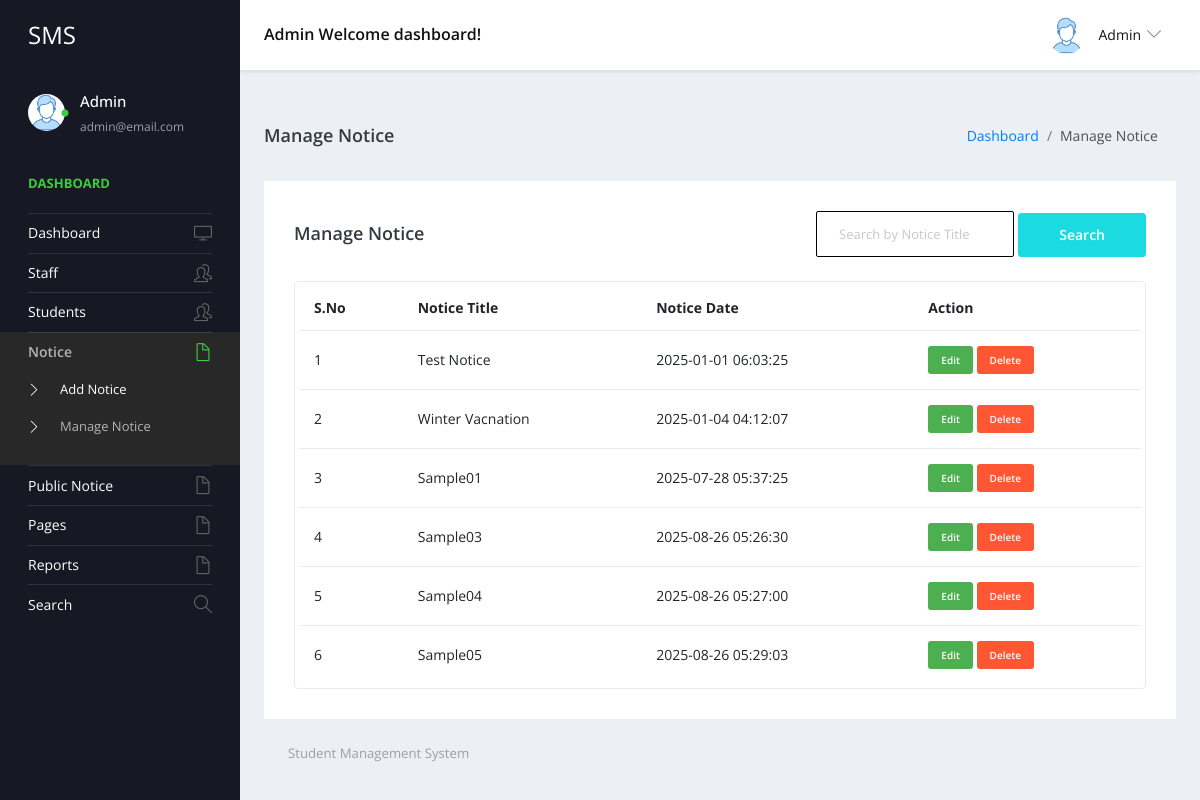
The app's page /admin/manage-notice.php (signed in) with its own data.
### tables this page shows
CREATE TABLE `tblnotice` (
  `ID` int(5) NOT NULL,
  `NoticeTitle` mediumtext DEFAULT NULL,
  `ClassId` int(10) DEFAULT NULL,
  `NoticeMsg` mediumtext DEFAULT NULL,
  `CreationDate` timestamp NULL DEFAULT current_timestamp()
);

### admin/manage-notice.php (the view, shortened to what this page needs)
<?php
include('includes/dbconnection.php');
if (strlen($_SESSION['sturecmsaid'] == 0)) {
  header('location:logout.php');
} else {
  $searchdata = '';
?>
<!DOCTYPE html>
<html lang="en">
<head>
  <link rel="stylesheet" href="vendors/simple-line-icons/css/simple-line-icons.css">
  <link rel="stylesheet" href="vendors/flag-icon-css/css/flag-icon.min.css">
  <link rel="stylesheet" href="vendors/css/vendor.bundle.base.css">
  <link rel="stylesheet" href="./css/style.css">
</head>
<body>
  <div class="container-scroller">
    <?php include_once('includes/header.php'); ?>
    <div class="container-fluid page-body-wrapper">
      <?php include_once('includes/sidebar.php'); ?>
      <div class="main-panel">
        <div class="content-wrapper">
          <div class="page-header">
            <h3 class="page-title">Manage Notice</h3>
            <nav aria-label="breadcrumb">
              <ol class="breadcrumb">
                <li class="breadcrumb-item"><a href="dashboard.php">Dashboard</a></li>
                <li class="breadcrumb-item active" aria-current="page">Manage Notice</li>
              </ol>
            </nav>
          </div>
          <div class="row">
            <div class="col-md-12 grid-margin stretch-card">
              <div class="card">
                <div class="card-body">
                  <div class="d-sm-flex align-items-center mb-4">
                    <h4 class="card-title mb-sm-0">Manage Notice</h4>
                    <form method="post" class="ml-auto">
                      <input type="text" name="searchdata" class="form-control" placeholder="Search by Notice Title" value="<?php echo htmlentities($searchdata); ?>" style="display: inline-block; width: auto;">
                      <button type="submit" name="search" class="btn btn-primary">Search</button>
                    </form>
                  </div>
                  <div class="table-responsive border rounded p-1">
                    <table class="table">
                      <thead>
                        <tr>
                          <th class="font-weight-bold">S.No</th>
                          <th class="font-weight-bold">Notice Title</th>
                          <th class="font-weight-bold">Notice Date</th>
                          <th class="font-weight-bold">Action</th>
                        </tr>
                      </thead>
                      <tbody>
                        <?php
                        $sql = "SELECT NoticeTitle, CreationDate, ID as nid FROM tblnotice";
                        if (!empty($searchdata)) {
                          $sql .= " WHERE NoticeTitle LIKE :searchdata";
                        } else {
                          $sql .= " LIMIT 15";
                        }
                        $query = $dbh->prepare($sql);
                        $query->execute();
                        $results = $query->fetchAll(PDO::FETCH_OBJ);
                        $cnt = 1;
                        if ($query->rowCount() > 0) {
                          foreach ($results as $row) { ?>
                            <tr>
                              <td><?php echo htmlentities($cnt); ?></td>
                              <td><?php echo htmlentities($row->NoticeTitle); ?></td>
                              <td><?php echo htmlentities($row->CreationDate); ?></td>
                              <td>
                                <div>
                                  <a href="edit-notice-detail.php?editid=<?php echo htmlentities($row->nid); ?>" class="btn btn-xs" style="background-color: #4CAF50; color: white;" target="_blank">Edit</a>
                                  <a href="manage-notice.php?delid=<?php echo ($row->nid); ?>" onclick="return confirm('Do you really want to Delete ?');" class="btn btn-xs" style="background-color: #FF5733; color: white;">Delete</a>
                                </div>
                              </td>
                            </tr>
                        <?php $cnt++;
                          }
                        } else { ?>
                          <tr>
                            <td colspan="4" style="text-align: center; color: red;">No Record Found</td>
                          </tr>
                        <?php } ?>
                      </tbody>
                    </table>
                  </div>
                </div>
              </div>
            </div>
          </div>
          <?php include_once('includes/footer.php'); ?>
        </div>
      </div>
    </div>
  </div>
</body>
</html>
<?php } ?>

### admin/includes/header.php (shortened to what this page needs)
 <nav class="navbar default-layout-navbar col-lg-12 col-12 p-0 fixed-top d-flex flex-row">
        <div class="navbar-brand-wrapper d-flex align-items-center">
          <a class="navbar-brand brand-logo" href="dashboard.php">
            <strong style="color: white;">SMS</strong>
          </a>
        </div><?php
         $aid = isset($_SESSION['sturecmsaid']) ? $_SESSION['sturecmsaid'] : null;
         $sql = "SELECT * from tbladmin where ID=:aid";
$query = $dbh -> prepare($sql);
$query->bindParam(':aid',$aid,PDO::PARAM_STR);
$query->execute();
$results=$query->fetchAll(PDO::FETCH_OBJ);
$cnt=1;
if($query->rowCount() > 0)
{
foreach($results as $row)
{               ?>
        <div class="navbar-menu-wrapper d-flex align-items-center flex-grow-1">
          <h5 class="mb-0 font-weight-medium d-none d-lg-flex"><?php  echo htmlentities($row->AdminName);?> Welcome dashboard!</h5>
          <ul class="navbar-nav navbar-nav-right ml-auto">
            <li class="nav-item dropdown d-none d-xl-inline-flex user-dropdown">
              <a class="nav-link dropdown-toggle" id="UserDropdown" href="#" data-toggle="dropdown" aria-expanded="false">
                <img class="img-xs rounded-circle ml-2" src="images/faces/face8.jpg" alt="Profile image"> <span class="font-weight-normal"> <?php  echo htmlentities($row->AdminName);?> </span></a>
                <?php $cnt=$cnt+1;}} ?>
            </li>
          </ul>
        </div>
      </nav>

### admin/includes/sidebar.php (shortened to what this page needs)
<nav class="sidebar sidebar-offcanvas" id="sidebar">
  <ul class="nav">
    <li class="nav-item nav-profile">
      <a href="#" class="nav-link">
        <div class="profile-image">
          <img class="img-xs rounded-circle" src="images/faces/face8.jpg" alt="profile image">
          <div class="dot-indicator bg-success"></div>
        </div>
        <div class="text-wrapper">
          <?php
          $aid = isset($_SESSION['sturecmsaid']) ? $_SESSION['sturecmsaid'] : null;
          $sql = "SELECT * from tbladmin where ID=:aid";
          $query = $dbh->prepare($sql);
          $query->bindParam(':aid', $aid, PDO::PARAM_STR);
          $query->execute();
          $results = $query->fetchAll(PDO::FETCH_OBJ);
          $cnt = 1;
          if ($query->rowCount() > 0) {
            foreach ($results as $row) { ?>
              <p class="profile-name"><?php echo htmlentities($row->AdminName); ?></p>
              <p class="designation"><?php echo htmlentities($row->Email); ?></p><?php $cnt = $cnt + 1;
            }
          } ?>
        </div>
      </a>
    </li>
    <li class="nav-item nav-category">
      <span class="nav-link">Dashboard</span>
    </li>
    <li class="nav-item">
      <a class="nav-link" href="dashboard.php">
        <span class="menu-title">Dashboard</span>
        <i class="icon-screen-desktop menu-icon"></i>
      </a>
    </li>
    <li class="nav-item">
      <a class="nav-link" data-toggle="collapse" href="#ui-basic-staff" aria-expanded="false"
        aria-controls="ui-basic-staff">
        <span class="menu-title">Staff</span>
        <i class="icon-people menu-icon"></i>
      </a>
    </li>
    <li class="nav-item">
      <a class="nav-link" data-toggle="collapse" href="#ui-basic-students" aria-expanded="false"
        aria-controls="ui-basic-students">
        <span class="menu-title">Students</span>
        <i class="icon-people menu-icon"></i>
      </a>
    </li>
    <li class="nav-item">
      <a class="nav-link" data-toggle="collapse" href="#auth" aria-expanded="false" aria-controls="auth">
        <span class="menu-title">Notice</span>
        <i class="icon-doc menu-icon"></i>
      </a>
      <div class="collapse" id="auth">
        <ul class="nav flex-column sub-menu">
          <li class="nav-item"> <a class="nav-link" href="add-notice.php"> Add Notice </a></li>
          <li class="nav-item"> <a class="nav-link" href="manage-notice.php"> Manage Notice </a></li>
        </ul>
      </div>
    </li>
    <li class="nav-item">
      <a class="nav-link" data-toggle="collapse" href="#auth1" aria-expanded="false" aria-controls="auth">
        <span class="menu-title">Public Notice</span>
        <i class="icon-doc menu-icon"></i>
      </a>
    <li class="nav-item">
      <a class="nav-link" data-toggle="collapse" href="#auth2" aria-expanded="false" aria-controls="auth">
        <span class="menu-title">Pages</span>
        <i class="icon-doc menu-icon"></i>
      </a>
    </li>
    <li class="nav-item">
      <a class="nav-link" data-toggle="collapse" href="#auth22" aria-expanded="false" aria-controls="auth2">
        <span class="menu-title">Reports</span>
        <i class="icon-doc menu-icon"></i>
      </a>
    </li>
    <li class="nav-item">
      <a class="nav-link" href="search.php">
        <span class="menu-title">Search</span>
        <i class="icon-magnifier menu-icon"></i>
      </a>
    </li>
    </li>
  </ul>
</nav>

### records on screen
tblnotice: NoticeTitle "Test Notice", CreationDate "2025-01-01 06:03:25"
tblnotice: NoticeTitle "Winter Vacnation", CreationDate "2025-01-04 04:12:07"
tblnotice: NoticeTitle "Sample01", CreationDate "2025-07-28 05:37:25"
tblnotice: NoticeTitle "Sample03", CreationDate "2025-08-26 05:26:30"
tblnotice: NoticeTitle "Sample04", CreationDate "2025-08-26 05:27:00"
tblnotice: NoticeTitle "Sample05", CreationDate "2025-08-26 05:29:03"

### other values on screen
$row->AdminName "Admin"
$row->Email "admin@email.com"
